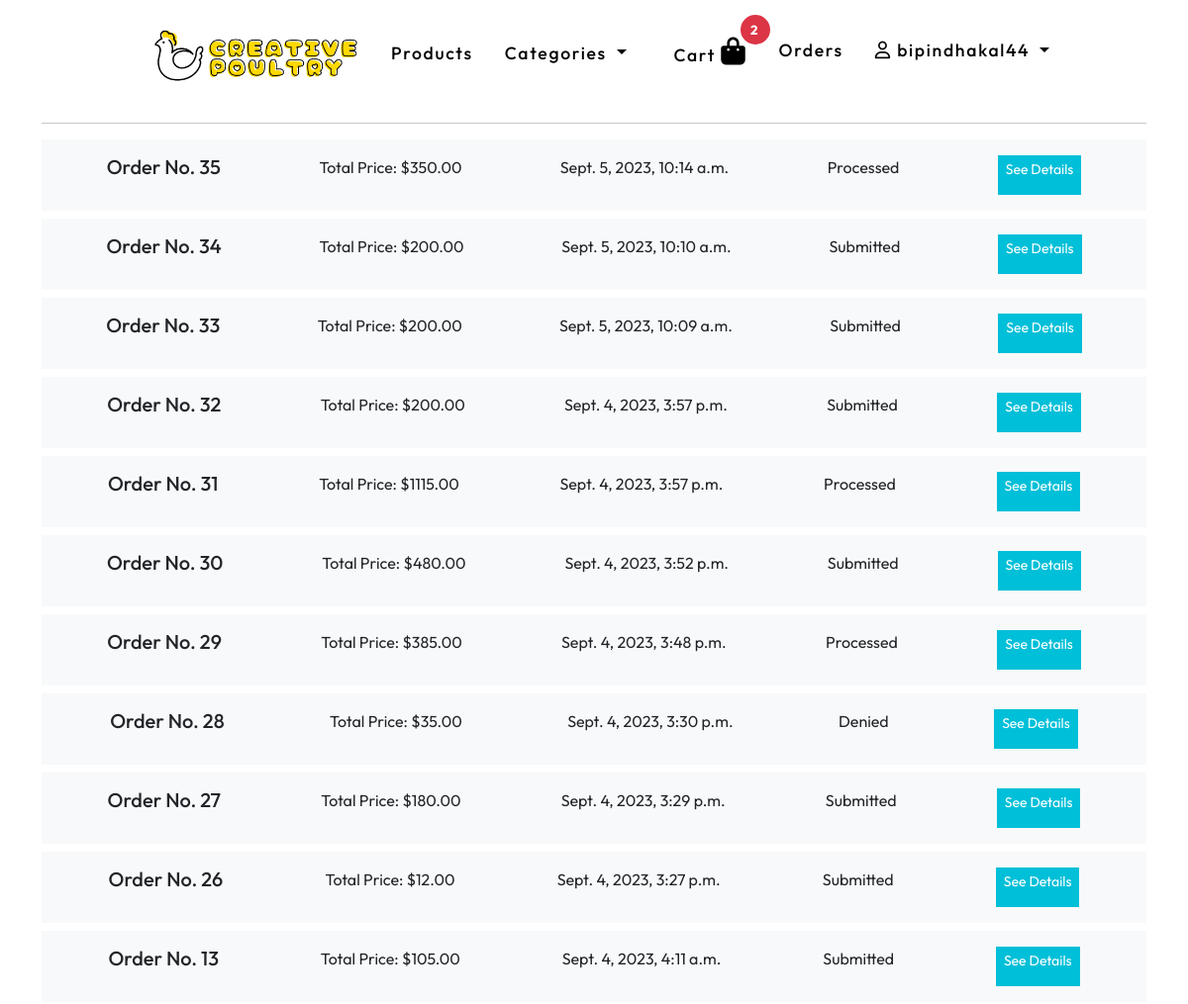
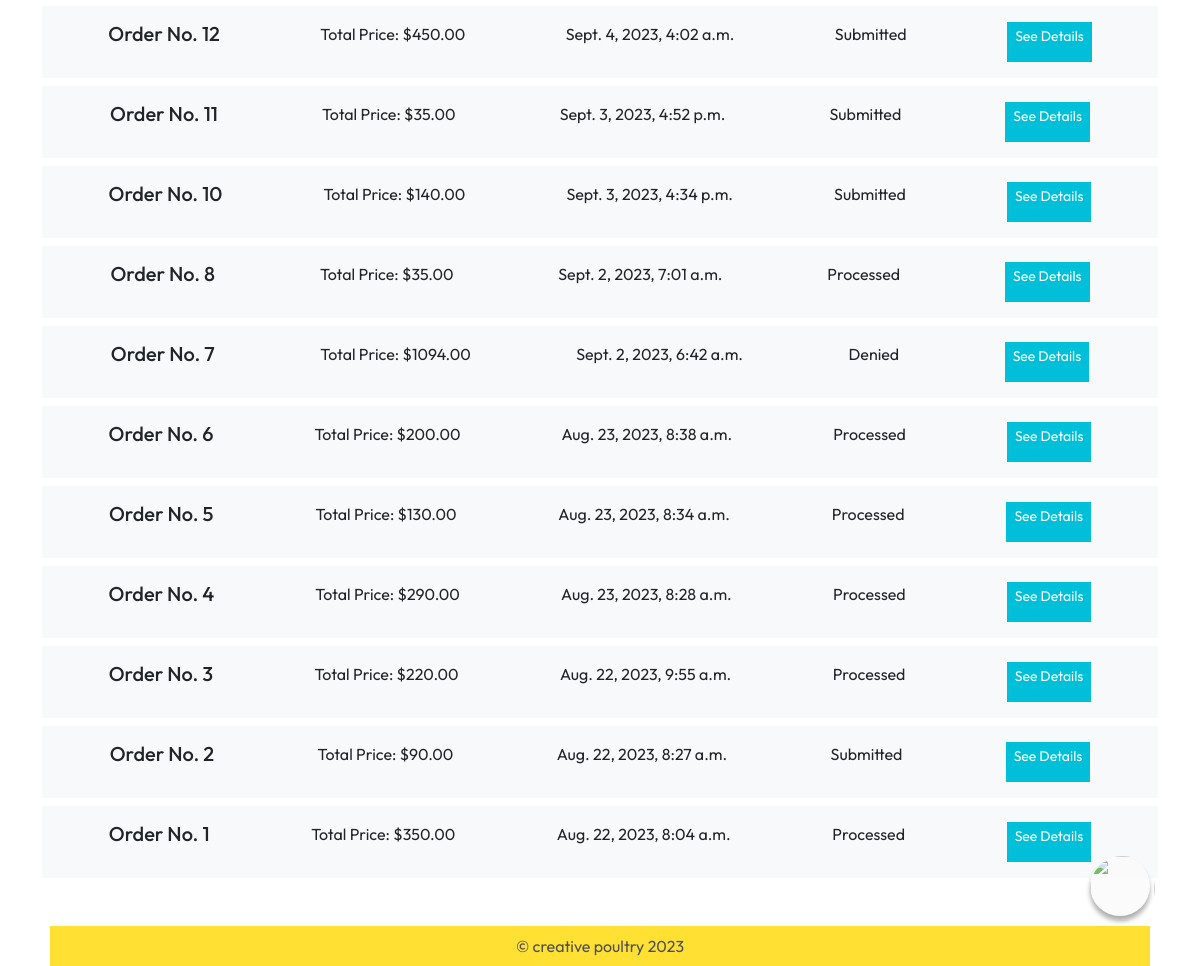
The app's page /order/your-orders (signed in) with its own data (2 pictures, top to bottom).
### account/models.py (models this page shows, shortened)
class User(AbstractBaseUser, PermissionsMixin):
    email = models.EmailField(unique=True)
    first_name = models.CharField(max_length=30, blank=True)
    last_name = models.CharField(max_length=30, blank=True)
    is_active = models.BooleanField(default=True)
    is_staff = models.BooleanField(default=False)
    document = models.BooleanField(default=False)
    date_joined = models.DateTimeField(default=timezone.now)
    is_business = models.BooleanField(default=False)
    is_customer = models.BooleanField(default=False)
    is_approved = models.BooleanField(default=False)
    USERNAME_FIELD = 'email'
    REQUIRED_FIELDS = []
    objects = CustomUserManager()
    @property
    def username(self):
        return self.email.split('@')[0]

### order/models.py (models this page shows, shortened)
class Order(models.Model):
    ORDER_STATUSES = [('Submitted','Submitted'),
                      ('Processed','Processed'),
                      ('Shipped','Shipped'),
                      ('Denied','Denied'),
                      ('Cancelled','Cancelled'),]
    user = models.ForeignKey(User, on_delete=models.CASCADE)
    created_at = models.DateTimeField(auto_now_add=True)
    total_price = models.DecimalField(max_digits=8, decimal_places=2)
    address = models.CharField(max_length=255)
    phone = models.CharField(max_length=20)
    payment_method = models.CharField(max_length=20, null=True)
    status = models.CharField(max_length = 20, choices=ORDER_STATUSES, default='Submitted')
    shippingcharge = models.IntegerField(default=0, null=True)
    promo_code = models.ForeignKey(PromoCode, null=True, blank=True, on_delete=models.SET_NULL)
    discount = models.DecimalField(max_digits=8, decimal_places=2, null=True)

### order/views.py (the view)
# urls.py: path('your-orders',userOrders,name='user-orders'),
def userOrders(request):
    orders = Order.objects.filter(user=request.user).order_by('-id')
    return render(request, 'order/user-orders.html',{'orders':orders})

### product/category_nav.py (called while the page is built)
def navbar(request):
    cartcount =0
    if not request.user.is_anonymous and request.user.is_customer :
        cart = Cart.objects.get(user=request.user)
        cartcount = CartItem.objects.filter(cart=cart).count()
    cats = Category.objects.all()
    return {'categories': cats,'cartcount':cartcount}

### templates/order/user-orders.html (shortened to what this page needs)
{% extends 'base.html' %}
{% block bodyblock %}
<div class="container">
        <hr>
        {% for i in orders%}
        <div class="bg-light p-3 mb-2 d-flex justify-content-around">
            <h5>Order No. {{i.id}} </h5>
            <p>Total Price:  ${{i.total_price}}</p>
            <p>{{i.created_at}}</p>
            <p>{{i.status}}</p>
            <a href="/order/{{i.id}}/details" class="btn btn-sm btn-primary"> See Details</a>
        </div>
        {% empty %}
        <div class="m-5 p-5 text-center">
            <p class="mt-5 pt-5">No any orders yet.</p>
            <a href="/cart" class="btn btn-primary mb-5">Check Your Cart >></a>
        </div>
        {% endfor %}
    </div>
{% endblock %}

### templates/navbar.html (shortened to what this page needs)
  {% load static %}
<div class="container-fluid px-0 mx-0  ">
    <div class="container col-lg-10 py-3">
      {%if user.is_authenticated %}
        {%if user.is_business%}
        {% include 'businessnavbar.html'%}
        {%else%}
      <nav class="navbar navbar-expand-lg">
        <div class="container-fluid">
          <a class=" text-decoration-none logo" href="{%url 'product:home' %}">
            <img height="60" src="{% static 'images/logo.png'%}" alt="logo">
          </a>
          <div class="collapse navbar-collapse" id="navbarSupportedContent">
            <ul class="navbar-nav me-auto mb-2 mb-lg-0">
              <li class="nav-item me-3">
                <a class="nav-link " href="{%url 'product:home' %}">Products</a>
              </li>
              <li class="nav-item dropdown me-2">
                <a class="nav-link dropdown-toggle" href="#" id="navbarDropdownMenuLink" role="button" data-bs-toggle="dropdown" aria-expanded="false">
                 Categories
                </a>
              </li>
            </ul>
              <ul class="navbar-nav ms-auto mb-2 mb-lg-0">
              <li class="nav-item me-3">
                <a class="nav-link position-relative" aria-current="page" href="{% url 'cart:home'%}"
                  >Cart <i class="fs-3 fa-solid fa-bag-shopping" title="cart"></i>
                  <span class="position-absolute top-0 start-100 translate-middle badge rounded-pill bg-danger">
                    {{cartcount}}
                    </span>
                  </a
                >
              </li>
              <li class="nav-item me-3">
                <a class="nav-link {{homepage}}" aria-current="page" href="{% url 'order:user-orders'%}"
                  >Orders</a
                >
              </li>
              <li class="nav-item dropdown me-2">
                <a class="nav-link dropdown-toggle" href="#" id="navbarDropdownMenuLink" role="button" data-bs-toggle="dropdown" aria-expanded="false">
                  <i class="fa-regular fa-user"></i> {{user.username}}
                </a>
              </li>
              </ul>
          </div>
        </div>
      </nav>
        {%endif%}
      {%endif%}
    </div>
  </div>

### staticfiles/css/style.css (style rules this page uses)
* { box-sizing: border-box; font-family: "Outfit", sans-serif; scroll-behavior: smooth; }
html, body { height: 90%; }
.btn { border-radius: 0px !important; }
.nav-link { font-size: 1.1rem; font-weight: 500; letter-spacing: 1.7px; color: #000; transition: 0.78s; }
.logo { font-size: 1.5rem; font-weight: 600; letter-spacing: 1.7px; color: #000; transition: 0.78s; }
.btn-primary { background-color: #00bfd8 !important; color: #ffffff !important; border: none; }

### staticfiles/css/bot.css (style rules this page uses)
* { margin: 0; padding: 0; box-sizing: border-box; }
.badge { position: absolute; width: 30px; height: 30px; background-color: red; color: white; border-radius: 50%; display: flex; justify-content: center; align-items: center; top: -10px; right: -10px; }

### records on screen
User: username "bipindhakal44"
Order: id "35", total_price "350.00", created_at "Sept. 5, 2023, 10:14 a.m.", status "Processed"
Order: id "34", total_price "200.00", created_at "Sept. 5, 2023, 10:10 a.m.", status "Submitted"
Order: id "33", total_price "200.00", created_at "Sept. 5, 2023, 10:09 a.m.", status "Submitted"
Order: id "32", total_price "200.00", created_at "Sept. 4, 2023, 3:57 p.m.", status "Submitted"
Order: id "31", total_price "1115.00", created_at "Sept. 4, 2023, 3:57 p.m.", status "Processed"
Order: id "30", total_price "480.00", created_at "Sept. 4, 2023, 3:52 p.m.", status "Submitted"
Order: id "29", total_price "385.00", created_at "Sept. 4, 2023, 3:48 p.m.", status "Processed"
Order: id "28", total_price "35.00", created_at "Sept. 4, 2023, 3:30 p.m.", status "Denied"
Order: id "27", total_price "180.00", created_at "Sept. 4, 2023, 3:29 p.m.", status "Submitted"
Order: id "26", total_price "12.00", created_at "Sept. 4, 2023, 3:27 p.m.", status "Submitted"
Order: id "13", total_price "105.00", created_at "Sept. 4, 2023, 4:11 a.m.", status "Submitted"
Order: id "12", total_price "450.00", created_at "Sept. 4, 2023, 4:02 a.m.", status "Submitted"
Order: id "11", total_price "35.00", created_at "Sept. 3, 2023, 4:52 p.m.", status "Submitted"
Order: id "10", total_price "140.00", created_at "Sept. 3, 2023, 4:34 p.m.", status "Submitted"
Order: id "8", total_price "35.00", created_at "Sept. 2, 2023, 7:01 a.m.", status "Processed"
Order: id "7", total_price "1094.00", created_at "Sept. 2, 2023, 6:42 a.m.", status "Denied"
Order: id "6", total_price "200.00", created_at "Aug. 23, 2023, 8:38 a.m.", status "Processed"
Order: id "5", total_price "130.00", created_at "Aug. 23, 2023, 8:34 a.m.", status "Processed"
Order: id "4", total_price "290.00", created_at "Aug. 23, 2023, 8:28 a.m.", status "Processed"
Order: id "3", total_price "220.00", created_at "Aug. 22, 2023, 9:55 a.m.", status "Processed"
Order: id "2", total_price "90.00", created_at "Aug. 22, 2023, 8:27 a.m.", status "Submitted"
Order: id "1", total_price "350.00", created_at "Aug. 22, 2023, 8:04 a.m.", status "Processed"

### other values on screen
{{ cartcount }} "2"
